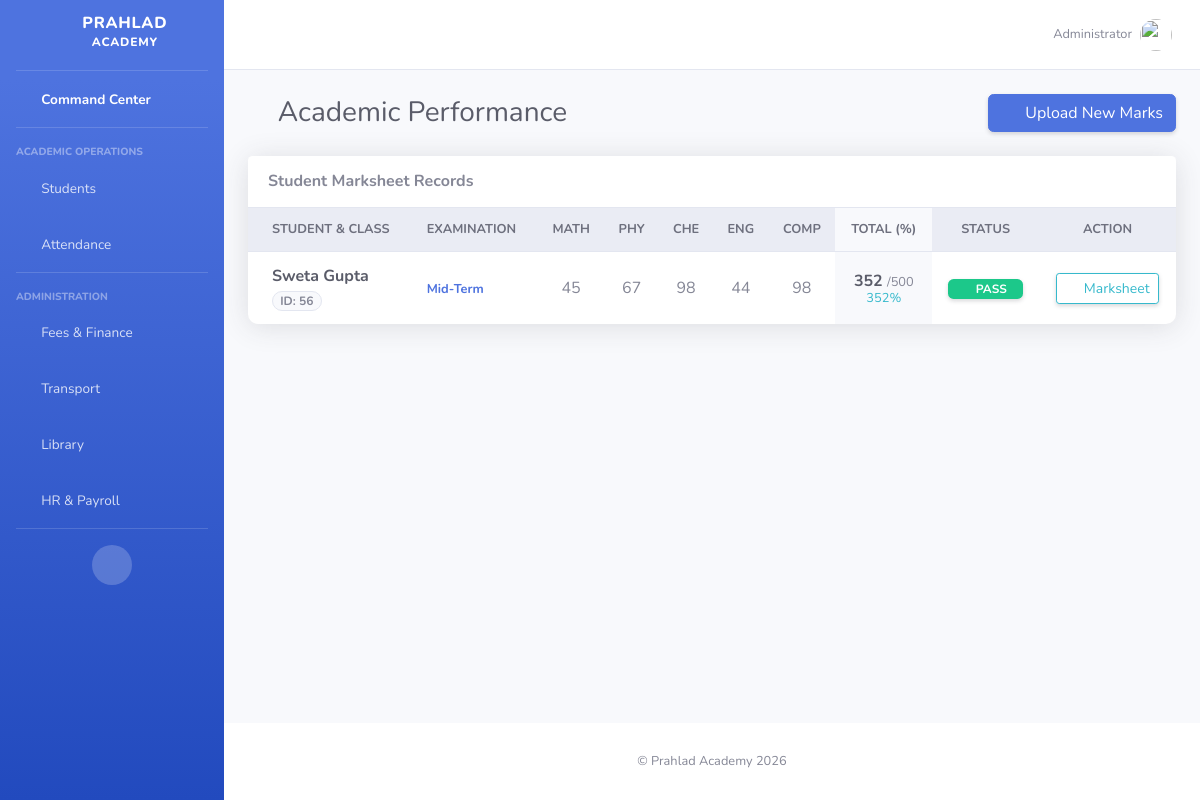
The page /report_card/ (signed in) on the database as committed earlier.
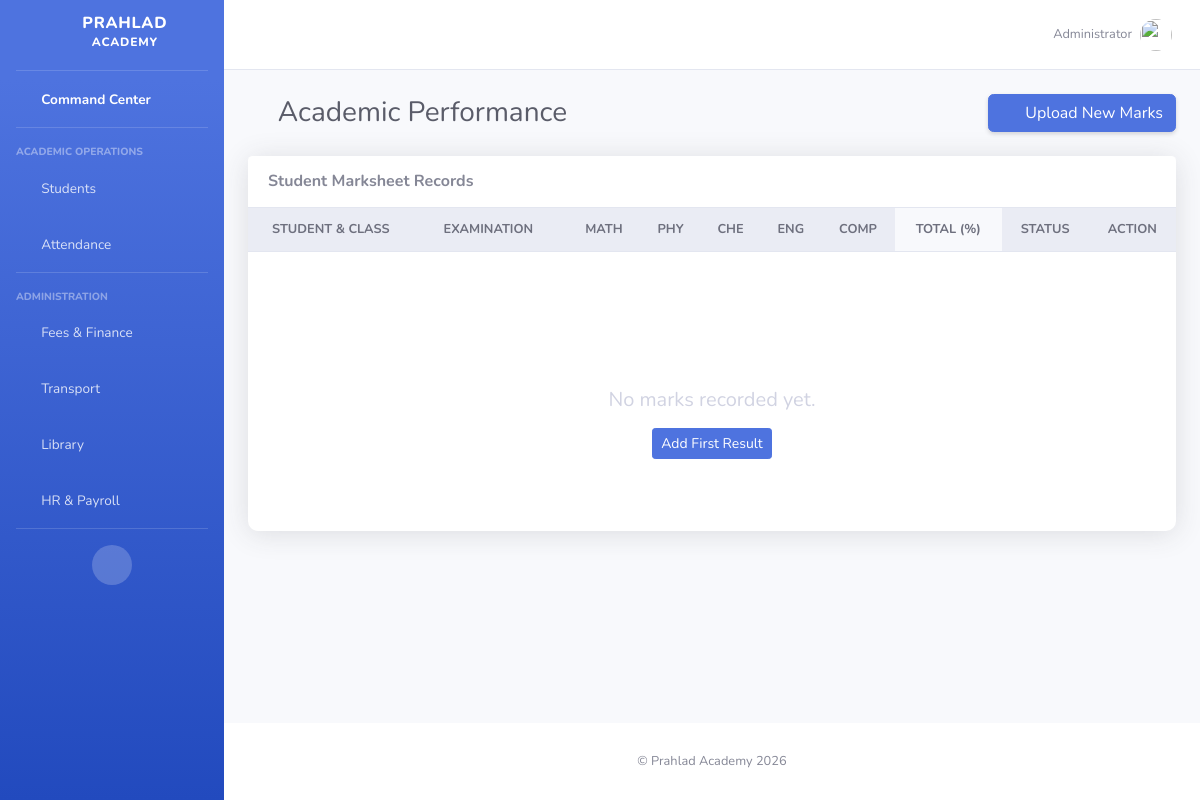
The same page on the database as committed later.
### members/models.py (models this page shows, shortened)
class ExamScore(models.Model):
    student = models.ForeignKey(Member, on_delete=models.CASCADE)
    exam_name = models.CharField(max_length=100)
    maths = models.IntegerField(default=0)
    physics = models.IntegerField(default=0)
    chemistry = models.IntegerField(default=0)
    english = models.IntegerField(default=0)
    computer = models.IntegerField(default=0)

class Member(models.Model):
    school = models.ForeignKey(School, on_delete=models.CASCADE, null=True, blank=True)
    admission_no = models.CharField(max_length=50, null=True, blank=True)
    firstname = models.CharField(max_length=255)
    lastname = models.CharField(max_length=255)
    father_name = models.CharField(max_length=255, null=True, blank=True)
    mobile_number = models.CharField(max_length=15, null=True, blank=True)
    email = models.EmailField(null=True, blank=True)
    student_class = models.ForeignKey(ClassRoom, on_delete=models.SET_NULL, null=True, blank=True)
    roll_number = models.CharField(max_length=20, null=True, blank=True)
    gender = models.CharField(max_length=10, choices=[('Male', 'Male'), ('Female', 'Female')], default='Male')
    dob = models.DateField(null=True, blank=True)
    address = models.TextField(null=True, blank=True)
    joined_date = models.DateField(auto_now_add=True, null=True)
    profile_pic = models.ImageField(null=True, blank=True, upload_to="student_images/")
    blood_group = models.CharField(max_length=5, null=True, blank=True)
    medical_conditions = models.TextField(null=True, blank=True)
    transport_mode = models.CharField(max_length=20, null=True, blank=True)
    route_name = models.CharField(max_length=100, null=True, blank=True)
    house_team = models.CharField(max_length=20, null=True, blank=True)
    preferred_stream = models.CharField(max_length=50, null=True, blank=True)
    fee_total = models.DecimalField(max_digits=10, decimal_places=2, default=0)
    fee_paid = models.DecimalField(max_digits=10, decimal_places=2, default=0)

### members/views.py (the view)
# urls.py: path('report_card/', views.report_card, name='report_card'),
@login_required
def report_card(request):
    school = get_current_school(request)
    scores = ExamScore.objects.filter(student__school=school).select_related('student').order_by('-id')
    context = {
        'scores': scores,
        'total_exams': scores.count(),
    }
    return render(request, 'report_card.html', context)

### members/utils.py (called while the page is built, shortened)
def get_current_school(request):
    if not request.user.is_authenticated:
        return None
    if request.user.is_superuser:
        return School.objects.first()

### members/templates/report_card.html (shortened to what the changed rows need)
{% extends "master.html" %}
{% block content %}
<div class="d-sm-flex align-items-center justify-content-between mb-4">
    <h1 class="h3 mb-0 text-gray-800">
        <i class="fas fa-chart-line text-primary mr-2"></i>Academic Performance
    </h1>
</div>
<div class="card shadow mb-4 border-0">
    <div class="card-body p-0">
        <div class="table-responsive">
            <table class="table table-hover mb-0" id="resultsTable">
                <thead class="thead-light text-uppercase small font-weight-bold">
                    <tr>
                        <th class="border-0 pl-4">Student & Class</th>
                        <th class="border-0">Examination</th>
                        <th class="border-0 text-center">Math</th>
                        <th class="border-0 text-center">Phy</th>
                        <th class="border-0 text-center">Che</th>
                        <th class="border-0 text-center">Eng</th>
                        <th class="border-0 text-center">Comp</th>
                        <th class="border-0 text-center bg-gray-100">Total (%)</th>
                        <th class="border-0 text-center">Status</th>
                        <th class="border-0 text-center">Action</th>
                    </tr>
                </thead>
                <tbody>
                    {% for score in scores %}
                    <tr>
                        <td class="pl-4 align-middle">
                            <div class="font-weight-bold text-gray-800">{{ score.student.firstname }} {{ score.student.lastname }}</div>
                            <span class="badge badge-pill badge-light border text-muted small">ID: {{ score.student.roll_number|default:"N/A" }}</span>
                        </td>
                        <td class="align-middle">
                            <span class="text-primary font-weight-bold small">{{ score.exam_name }}</span>
                        </td>
                        <td class="text-center align-middle">{{ score.maths }}</td>
                        <td class="text-center align-middle">{{ score.physics }}</td>
                        <td class="text-center align-middle">{{ score.chemistry }}</td>
                        <td class="text-center align-middle">{{ score.english }}</td>
                        <td class="text-center align-middle">{{ score.computer }}</td>
                        <td class="text-center align-middle bg-gray-100 font-weight-bold">
                            {% with total=score.maths|add:score.physics|add:score.chemistry|add:score.english|add:score.computer %}
                                <div class="text-dark">{{ total }} <span class="text-muted small">/500</span></div>
                                <div class="text-info small mt-n1">{{ total|floatformat:0 }}%</div>
                            {% endwith %}
                        </td>
                        <td class="text-center align-middle">
                            {% with total=score.maths|add:score.physics|add:score.chemistry|add:score.english|add:score.computer %}
                                {% if total >= 165 %}
                                    <span class="badge badge-success px-3 py-1 shadow-sm"><i class="fas fa-check mr-1 small"></i>PASS</span>
                                {% else %}
                                    <span class="badge badge-danger px-3 py-1 shadow-sm"><i class="fas fa-times mr-1 small"></i>FAIL</span>
                                {% endif %}
                            {% endwith %}
                        </td>
                        <td class="text-center align-middle">
                            <a href="{% url 'marksheet_pdf' score.id %}" target="_blank" class="btn btn-sm btn-outline-info shadow-sm" title="Generate PDF">
                                <i class="fas fa-file-pdf mr-1"></i> Marksheet
                            </a>
                        </td>
                    </tr>
                    {% empty %}
                    <tr>
                        <td colspan="10" class="text-center py-5">
                            <div class="py-4">
                                <i class="fas fa-clipboard-list fa-3x text-gray-200 mb-3"></i>
                                <h5 class="text-gray-400">No marks recorded yet.</h5>
                                <a href="{% url 'add_marks' %}" class="btn btn-sm btn-primary mt-2">Add First Result</a>
                            </div>
                        </td>
                    </tr>
                    {% endfor %}
                </tbody>
            </table>
        </div>
    </div>
</div>
{% endblock %}

Rows that differ between the two databases and show on the page:
removed ExamScore: student.firstname "Sweta", student.lastname "Gupta", student.roll_number "56", exam_name "Mid-Term", maths "45", physics "67", chemistry "98", english "44", computer "98", score "352", value "352"
Other text that changed with them:
text now shown: "No marks recorded yet. Add First Result"
